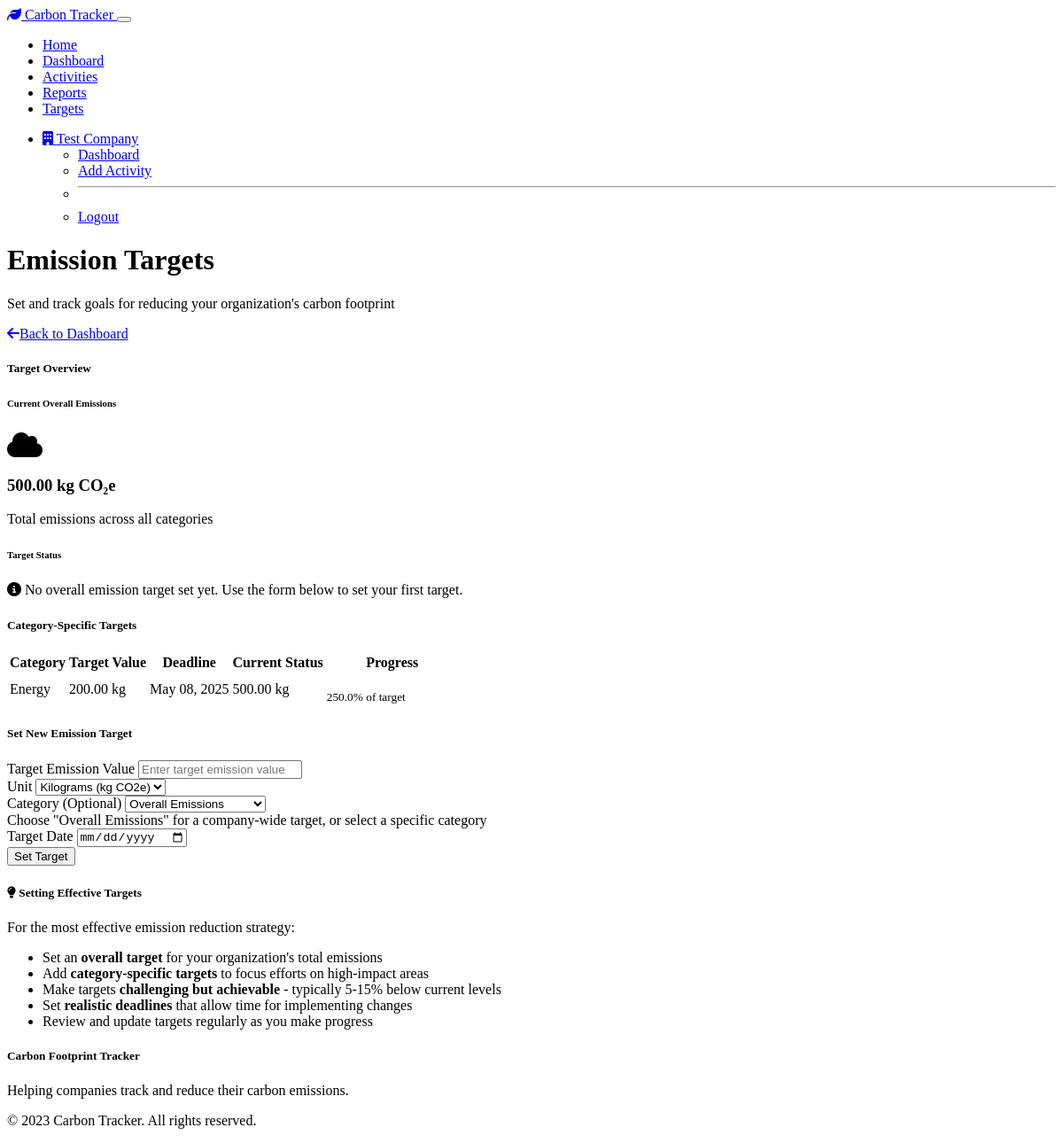
The page /targets (signed in) on the database as committed earlier.
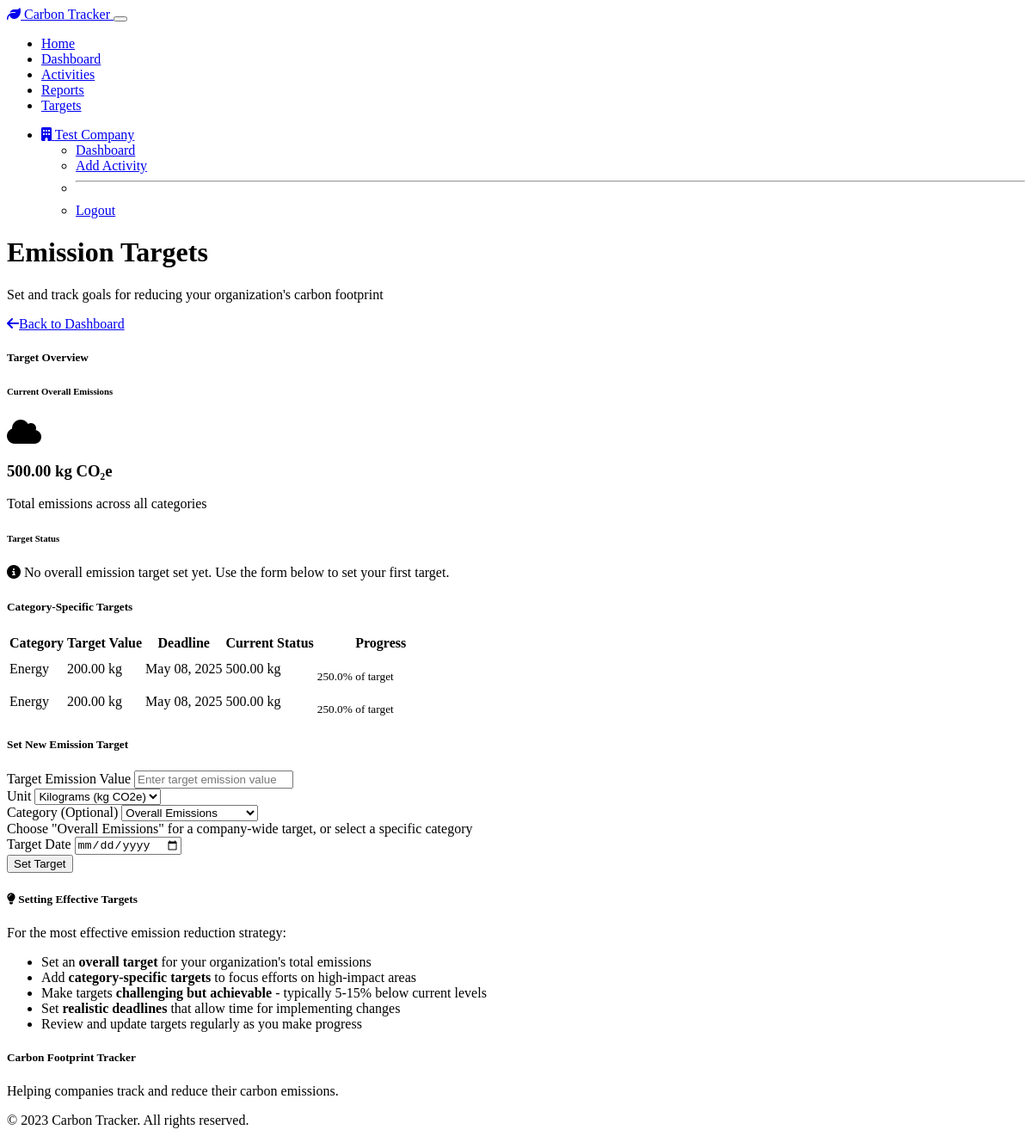
The same page on the database as committed later.
### models.py (models this page shows)
class EmissionTarget(db.Model):
    id = db.Column(db.Integer, primary_key=True)
    target_value = db.Column(db.Float, nullable=False)  # Target emission value in CO2e
    target_unit = db.Column(db.String(20), default='kg', nullable=False)  # kg, tonnes
    target_date = db.Column(db.Date, nullable=False)
    category = db.Column(db.String(50))  # If for a specific category, otherwise overall
    company_id = db.Column(db.Integer, db.ForeignKey('company.id'), nullable=False)
    created_at = db.Column(db.DateTime, default=datetime.utcnow)

### routes.py (the view, shortened to what this page needs)
    @app.route('/targets', methods=['GET', 'POST'])
    @login_required
    def targets():
        form = EmissionTargetForm()
        targets = EmissionTarget.query.filter_by(company_id=current_user.id)\
            .order_by(EmissionTarget.category, EmissionTarget.target_date).all()
        emissions_by_category = dict(current_user.get_emissions_by_category())
        total_emissions = current_user.get_total_emissions()
        return render_template(
            'targets.html',
            title='Emission Targets',
            form=form,
            targets=targets,
            emissions_by_category=emissions_by_category,
            total_emissions=total_emissions
        )

### forms.py
class EmissionTargetForm(FlaskForm):
    target_value = FloatField('Target Emission Value', validators=[DataRequired()])
    target_unit = SelectField('Unit', choices=[
        ('kg', 'Kilograms (kg CO2e)'),
        ('tonnes', 'Tonnes (t CO2e)')
    ], default='kg')
    target_date = DateField('Target Date', validators=[DataRequired()])
    category = SelectField('Category (Optional)', choices=[
        ('overall', 'Overall Emissions'),
        ('energy', 'Energy Consumption'),
        ('transportation', 'Transportation'),
        ('manufacturing', 'Manufacturing Process'),
        ('business_travel', 'Business Travel'),
        ('waste', 'Waste Management'),
        ('water', 'Water Usage'),
        ('other', 'Other')
    ], default='overall')
    submit = SubmitField('Set Target')

### models.py (called while the page is built)
@login_manager.user_loader
def load_user(user_id):
    return Company.query.get(int(user_id))

    def get_total_emissions(self):
        return db.session.query(func.sum(Activity.emission_value)).filter_by(company_id=self.id).scalar() or 0

### templates/targets.html (shortened to what the changed rows need)
{% extends "base.html" %}
{% block content %}
<div class="container">
    <div class="d-flex align-items-center justify-content-between mb-4">
        <div>
            <h1 class="mb-1">Emission Targets</h1>
        </div>
    </div>
                            {% set overall_target = targets|selectattr('category', 'equalto', 'overall')|list|first %}
    {% if targets|selectattr('category', 'ne', 'overall')|list %}
    <div class="row mb-4">
        <div class="col-12">
            <div class="card">
                <div class="card-body p-0">
                    <div class="table-responsive">
                        <table class="table table-hover mb-0">
                            <thead class="table-dark">
                                <tr>
                                    <th>Category</th>
                                    <th>Target Value</th>
                                    <th>Deadline</th>
                                    <th>Current Status</th>
                                    <th>Progress</th>
                                </tr>
                            </thead>
                            <tbody>
                                {% for target in targets if target.category != 'overall' %}
                                    {% set category_emissions = emissions_by_category.get(target.category, 0) %}
                                    {% set progress_percent = (category_emissions / target.target_value) * 100 if target.target_value > 0 else 0 %}
                                    <tr>
                                        <td>
                                            <span class="badge category-{{ target.category }}">{{ target.category|replace('_', ' ')|title }}</span>
                                        </td>
                                        <td>{{ "%.2f"|format(target.target_value) }} {{ target.target_unit }}</td>
                                        <td>{{ target.target_date.strftime('%b %d, %Y') }}</td>
                                        <td>{{ "%.2f"|format(category_emissions) }} {{ target.target_unit }}</td>
                                        <td style="width: 30%;">
                                            <div class="progress progress-bar-target">
                                            </div>
                                            <small class="text-muted">{{ "%.1f"|format(progress_percent) }}% of target</small>
                                        </td>
                                    </tr>
                                {% endfor %}
                            </tbody>
                        </table>
                    </div>
                </div>
            </div>
        </div>
    </div>
    {% endif %}
</div>
{% endblock %}

Rows that differ between the two databases and show on the page:
added EmissionTarget: category "Energy", target_value "200.00", target_unit "kg", target_date "May 08, 2025", category_emissions "500.00", progress_percent "250.0"
